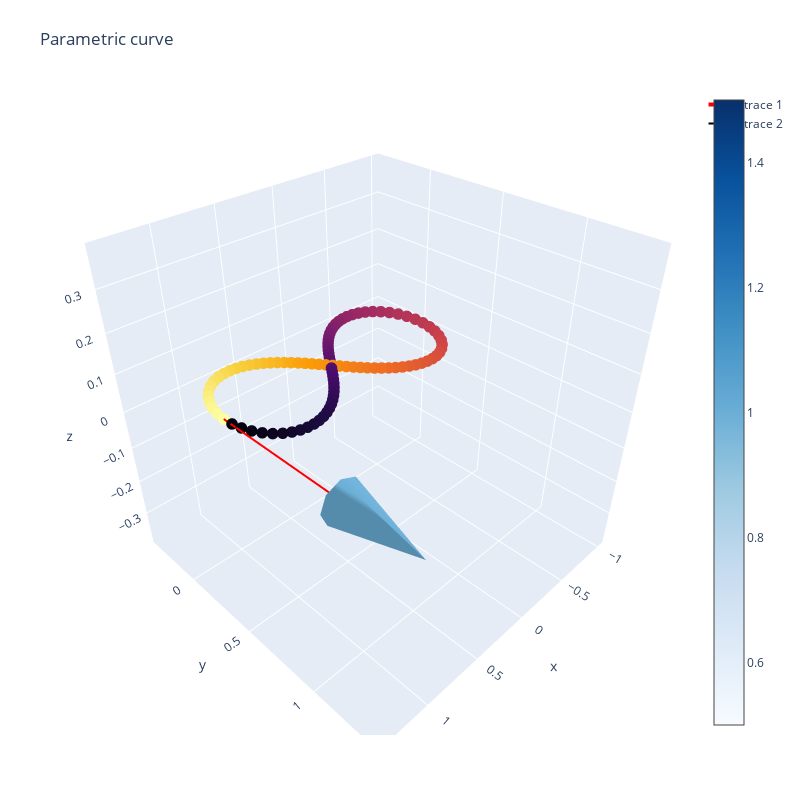

Notebook code for this chart:
### Code cell
# add the tangent vector at t=0
tangent_vector = np.array(da_alpha_fn(t_value))
tangent_vector_start = np.array(alpha_fn(t_value))
fig = plot_arrow_plotly(tangent_vector_start, tangent_vector_start + tangent_vector)

# 3D plot of the parametric curve, as a line, colored as a parameter of t 
# with the colorbar showing the values of t
fig.add_trace(go.Scatter3d(x=alpha_vals[0],
                           y=alpha_vals[1],
                           z=np.zeros_like(alpha_vals[1]),
                           marker=dict(size=4,
                                       color=t_vals,
                                       colorscale='inferno',),
                           line=dict(color=t_vals,
                                     colorscale='inferno',
                                     width=2), 
                          ))

fig.update_layout(title='Parametric curve',
                  scene=dict(xaxis_title='x',
                             yaxis_title='y',
                             zaxis_title='z'), 
                  width=800,
                  height=800, 
                  margin=dict(l=65, r=50, b=65, t=90), 
                  scene_aspectmode='cube',)
